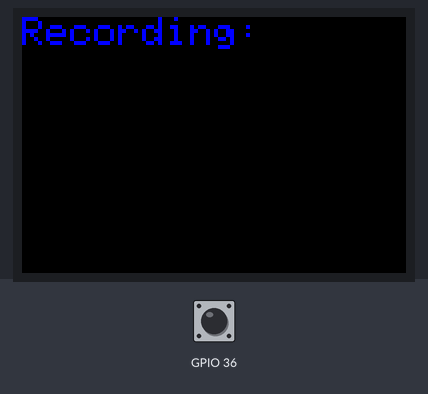
The program below on a simulated ESP32. Shown: 96×64 colour display. The inputs (shaded band) are chosen by the test bench; at power-on: GPIO 36 HIGH. Storage starts empty; what the program prints to the serial monitor is not drawn.

Above: at 1.6 s.
1.7 s: GPIO 36 pulled LOW for 0.15 s
At 2.7 s:
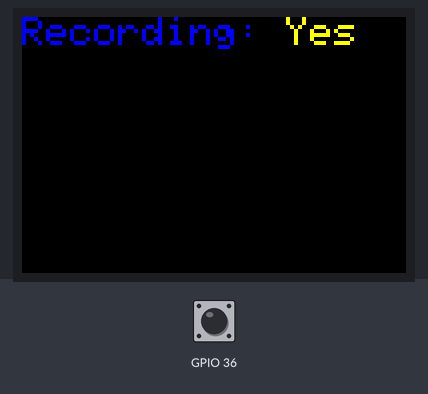
3.5 s: GPIO 36 pulled LOW for 1 s
At 4.7 s:
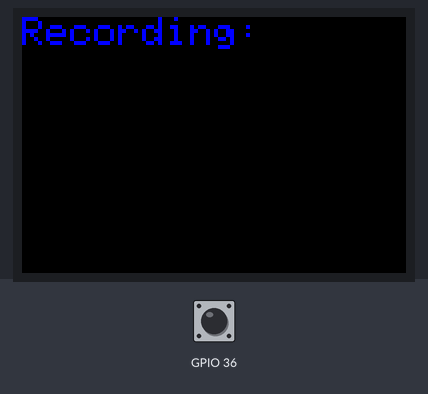
6.0 s: GPIO 36 pulsed LOW 5 times (0.12 s each, 0.3 s apart)
At 6.7 s:
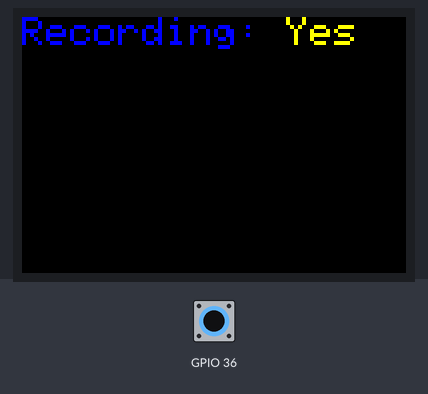
9.0 s: GPIO 36 pulled LOW for 3.2 s
At 9.8 s:
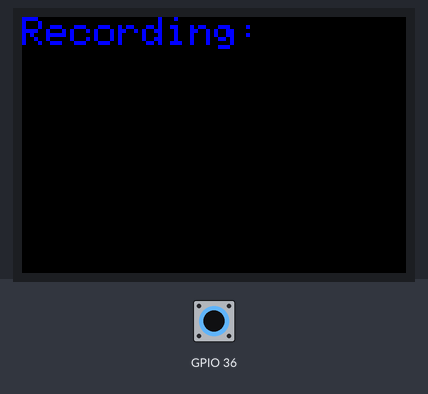
Timing chart, 0 to 12.0 s (numbered marks = the images above; inputs shaded):
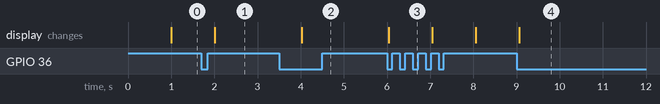

Measured:
- after the input at 1.7 s, the display: changes after 0.31 s (image 1)
- after the input at 3.5 s, the display: changes after 0.53 s (image 2)
- after the input at 6.0 s, the display: changes at once (image 3)
- after the input at 9.0 s, the display: changes after 0.06 s (image 4)

The program:

main.cpp
```cpp
#include <esp_now.h>
#include <WiFi.h>
#include <SPI.h>
#include <Adafruit_GFX.h>
#include <Adafruit_SSD1331.h>
#include <SD.h>
#include <FS.h>

#define CS_PIN 5
#define MOSI_PIN 23
#define MISO_PIN 19
#define SCK_PIN 18

const uint16_t OLED_Color_Black = 0x0000;
const uint16_t OLED_Color_Blue = 0x001F;
const uint16_t OLED_Color_Yellow = 0xFFE0;

uint16_t OLED_Text_Color = OLED_Color_Yellow;
uint16_t OLED_Backround_Color = OLED_Color_Black;

const uint8_t OLED_pin_scl_sck = 14;
const uint8_t OLED_pin_sda_mosi = 13;
const uint8_t OLED_pin_cs_ss = 15;
const uint8_t OLED_pin_res_rst = 4;
const uint8_t OLED_pin_dc_rs = 16;

Adafruit_SSD1331 display = Adafruit_SSD1331(OLED_pin_cs_ss, OLED_pin_dc_rs, OLED_pin_sda_mosi, OLED_pin_scl_sck, OLED_pin_res_rst);

unsigned long update_display = 0;
unsigned long send_time = 0;
unsigned long last_sent = 0;

bool recording = false;
String success;
uint8_t BROADCST_ADDRESS[] = {0xFF, 0xFF, 0xFF, 0xFF, 0xFF, 0xFF};

esp_now_peer_info peer_info[3];

void OnDataSent(const uint8_t *mac_addr, esp_now_send_status_t status) {
    unsigned long response_time = millis() - last_sent;
    success = (status == ESP_NOW_SEND_SUCCESS) ? "Delivery Success" : "Delivery Fail";

    // Log response time and MAC address to SD card if recording is active
    if (recording) {
        File file = SD.open("/teste_delays.csv", FILE_APPEND);
        if (!file) {
            Serial.println("Failed to open file for writing");
            return;
        }
        file.print("Response Time: ");
        file.print(response_time);
        file.print(" ms, MAC: ");
        for (int i = 0; i < 6; i++) {
            file.print(mac_addr[i], HEX);
            if (i < 5) file.print(":");
        }
        file.print(", Status: ");
        file.println(success);
        file.close();
    }

    Serial.print("Last Packet Send Status: ");
    Serial.println(success);
}

void start_recordings() {
    recording = !recording;
}

void setup() {
    update_display = millis();
    Serial.begin(9600);
    WiFi.mode(WIFI_STA);
    display.begin();
    display.setFont();
    display.fillScreen(OLED_Backround_Color);
    display.setTextColor(OLED_Text_Color);
    display.setTextSize(1);

    if (esp_now_init()) {
        Serial.println("Failed to initialize ESP-NOW");
        return;
    } else {
        Serial.println("ESP-NOW Initialized");
    }

    esp_now_register_send_cb(OnDataSent);

    memcpy(peer_info[0].peer_addr, BROADCST_ADDRESS, 6);
    peer_info[0].channel = 0;
    peer_info[0].encrypt = false;

    if (esp_now_add_peer(&peer_info[0]) != ESP_OK) {
        Serial.println("Failed to add peer");
        return;
    }
    Serial.println("Setup complete");

    SPI.begin(SCK_PIN, MISO_PIN, MOSI_PIN, CS_PIN);
    if (!SD.begin(CS_PIN)) {
        Serial.println("Card Mount Failed");
        return;
    } else {
        Serial.println("Card Mount Success");
        File file = SD.open("/teste_delays.csv", FILE_WRITE);

        if (file) {
            file.println("Response Time (ms);MAC Address;Status");
            file.close();
        }
    }

    pinMode(36, INPUT_PULLUP);
    attachInterrupt(36, start_recordings, FALLING);
}

void loop() {
    if (millis() - send_time >= 5000 && recording) {  // Broadcast every 5 seconds
        int dummy_data = 16;  // Placeholder data to send
        if (esp_now_send(BROADCST_ADDRESS, (uint8_t *)&dummy_data, sizeof(dummy_data)) == ESP_NOW_SEND_SUCCESS) {
            last_sent = millis();
        } else {
            Serial.println("Failed to send");
        }
        send_time = millis();
    }

    if (millis() >= update_display + 1000) {
        display.fillScreen(OLED_Backround_Color);
        display.setCursor(0, 0);

        display.setTextColor(OLED_Color_Blue);
        display.print("Recording: ");
        display.setTextColor(recording ? OLED_Color_Yellow : OLED_Color_Black);
        display.println(recording ? "Yes" : "No");

        update_display = millis();
    }
}
```
